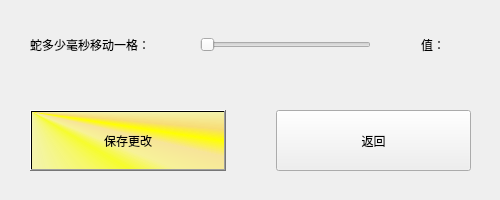
<?xml version="1.0" encoding="UTF-8"?>
<ui version="4.0">
 <class>Pass_Game_Setting</class>
 <widget class="QWidget" name="Pass_Game_Setting">
  <property name="geometry">
   <rect>
    <x>0</x>
    <y>0</y>
    <width>500</width>
    <height>200</height>
   </rect>
  </property>
  <property name="windowTitle">
   <string>游戏设置</string>
  </property>
  <widget class="QWidget" name="verticalLayoutWidget">
   <property name="geometry">
    <rect>
     <x>0</x>
     <y>0</y>
     <width>501</width>
     <height>201</height>
    </rect>
   </property>
   <layout class="QVBoxLayout" name="verticalLayout" stretch="1,2">
    <property name="spacing">
     <number>50</number>
    </property>
    <property name="leftMargin">
     <number>30</number>
    </property>
    <property name="topMargin">
     <number>30</number>
    </property>
    <property name="rightMargin">
     <number>30</number>
    </property>
    <property name="bottomMargin">
     <number>30</number>
    </property>
    <item>
     <layout class="QHBoxLayout" name="horizontalLayout" stretch="0,0,0">
      <item>
       <widget class="QLabel" name="setSpeedLable">
        <property name="text">
         <string>蛇多少毫秒移动一格：</string>
        </property>
       </widget>
      </item>
      <item>
       <widget class="QSlider" name="setSpeed">
        <property name="minimum">
         <number>50</number>
        </property>
        <property name="maximum">
         <number>1000</number>
        </property>
        <property name="orientation">
         <enum>Qt::Horizontal</enum>
        </property>
       </widget>
      </item>
      <item>
       <widget class="QLabel" name="showSpeed">
        <property name="minimumSize">
         <size>
          <width>50</width>
          <height>0</height>
         </size>
        </property>
        <property name="text">
         <string>值：</string>
        </property>
       </widget>
      </item>
     </layout>
    </item>
    <item>
     <layout class="QHBoxLayout" name="horizontalLayout_2">
      <property name="spacing">
       <number>50</number>
      </property>
      <item>
       <widget class="QPushButton" name="SaveButton">
        <property name="sizePolicy">
         <sizepolicy hsizetype="Minimum" vsizetype="Minimum">
          <horstretch>0</horstretch>
          <verstretch>0</verstretch>
         </sizepolicy>
        </property>
        <property name="minimumSize">
         <size>
          <width>0</width>
          <height>50</height>
         </size>
        </property>
        <property name="styleSheet">
         <string notr="true">background-color: qconicalgradient(cx:0, cy:0, angle:135, stop:0 rgba(255, 255, 0, 69), stop:0.375 rgba(255, 255, 0, 69), stop:0.423533 rgba(251, 255, 0, 145), stop:0.45 rgba(247, 255, 0, 208), stop:0.477581 rgba(255, 244, 71, 130), stop:0.518717 rgba(255, 218, 71, 130), stop:0.55 rgba(255, 255, 0, 255), stop:0.57754 rgba(255, 203, 0, 130), stop:0.625 rgba(255, 255, 0, 69), stop:1 rgba(255, 255, 0, 69));</string>
        </property>
        <property name="text">
         <string>保存更改</string>
        </property>
       </widget>
      </item>
      <item>
       <widget class="QPushButton" name="BackButton">
        <property name="sizePolicy">
         <sizepolicy hsizetype="Minimum" vsizetype="Minimum">
          <horstretch>0</horstretch>
          <verstretch>0</verstretch>
         </sizepolicy>
        </property>
        <property name="minimumSize">
         <size>
          <width>0</width>
          <height>50</height>
         </size>
        </property>
        <property name="styleSheet">
         <string notr="true">background-color: qconicalgradient(cx:0, cy:0, angle:135, stop:0 rgba(0, 255, 255, 69), stop:0.375 rgba(0, 73, 255, 69), stop:0.421296 rgba(0, 141, 255, 145), stop:0.43318 rgba(102, 168, 188, 171), stop:0.437788 rgba(85, 207, 195, 181), stop:0.442396 rgba(67, 225, 225, 192), stop:0.447005 rgba(56, 222, 244, 202), stop:0.45 rgba(0, 255, 238, 208), stop:0.456221 rgba(70, 253, 229, 191), stop:0.460829 rgba(27, 225, 251, 178), stop:0.470046 rgba(94, 209, 247, 151), stop:0.477581 rgba(71, 222, 255, 130), stop:0.520737 rgba(71, 197, 255, 130), stop:0.55 rgba(0, 234, 255, 255), stop:0.576037 rgba(0, 234, 255, 130), stop:0.625 rgba(36, 0, 255, 69), stop:1 rgba(0, 255, 255, 69));</string>
        </property>
        <property name="text">
         <string>返回</string>
        </property>
       </widget>
      </item>
     </layout>
    </item>
   </layout>
  </widget>
 </widget>
 <resources/>
 <connections/>
</ui>
